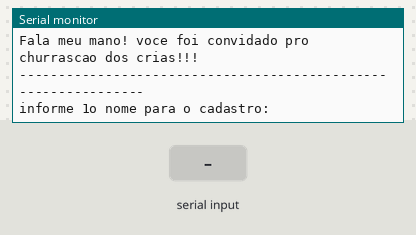
This sketch was run on a simulated Arduino Uno, built with avr-gcc and run on an emulated ATmega328P. Shown: the last lines printed to the serial monitor. Inputs (shaded band) come from the test bench.

Above: at 1.2 s.
1.3 s: "90,45\n" received over Serial
At 3.0 s:
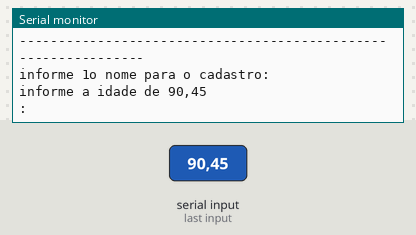
3.8 s: "30,150\n" received over Serial
At 5.2 s:
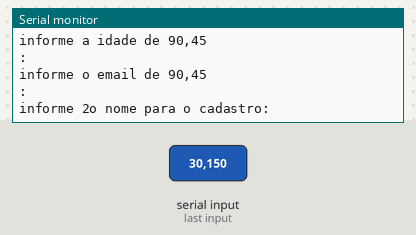
5.3 s: "5\n" received over Serial
At 7.0 s:
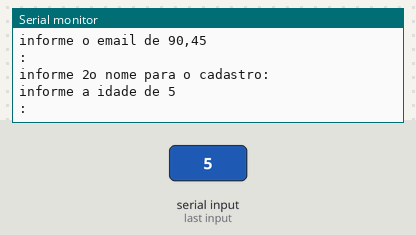
7.8 s: "90\n" received over Serial
At 9.3 s:
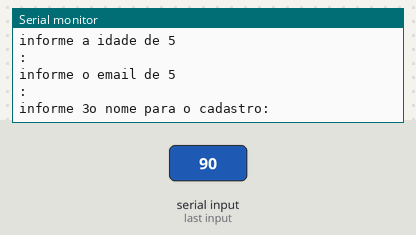

The sketch:

cadastro_de_usu_rios_vetores1.ino
```cpp
String convidados[4];
String emailConvidados[4];//Camel Case
int idadeConvidados[4];

//Fuções
void desenhaCabecalho()
{
  Serial.println();
  Serial.println("---------------------------------------------------------------");
  Serial.println ("Fala meu mano! voce foi convidado pro churrascao dos crias!!! ");//pergunta
  Serial.println();
  Serial.println();
  Serial.println("---------------------------------------------------------------");
  Serial.println();
}


void setup()
{
  Serial.begin(9600);//inicia a comunicação serial
}

void loop()
{
  //fazer um cabeçalho bonitinho para o programa
  desenhaCabecalho();//chama a função para desenhar o cabeçalho

  //cadastrar os dados
  for(int i = 0; i < 4; i++){
    //solocitar o nome do usuário
    Serial.println("informe " + String(i + 1) + "o nome para o cadastro: ");
    while(! Serial.available () ){}
    convidados[i] = Serial.readString();

    //solicitar a idade
    Serial.println("informe a idade de " + convidados[i] + ":");
    while(! Serial.available () ){}
    idadeConvidados[i] = Serial.parseInt();

    //solicitar o email
    Serial.println("informe o email de " + convidados[i] + ":");
    while(! Serial.available () ){}
    emailConvidados[i] = Serial.readString();
    Serial.println();

  }//fim do for

  //exibir a lista de convidados
  //obs: só vai na festa quem for maior de idade >= 18

  Serial.println();
  Serial.println("-----------------------------------------");
  Serial.println("Lista de convidados: ");
  Serial.println();

  for(int i = 0; i < 4; i++)
  {
      Serial.println("Nome: " + convidados[i]);
      Serial.println("Idade: " + String(idadeConvidados[i]));
      Serial.println("Email: " + String(emailConvidados[i]));


    Serial.println("Permissao para ir a festa: " + String(idadeConvidados[i] >= 18 ? "Pode entrar" : "Nao pode pois eh de menor"));

    Serial.println("-----------------------------------------");

  }//fim do for


  delay(2000);

}//fim do loop
```

Measured:
- after the input at 1.3 s, the serial monitor: prints a new line after 1.0 s (image 1)
- after the input at 3.8 s, the serial monitor: prints a new line at once (image 2)
- after the input at 5.3 s, the serial monitor: prints a new line after 1.0 s (image 3)
- after the input at 7.8 s, the serial monitor: prints a new line at once (image 4)
